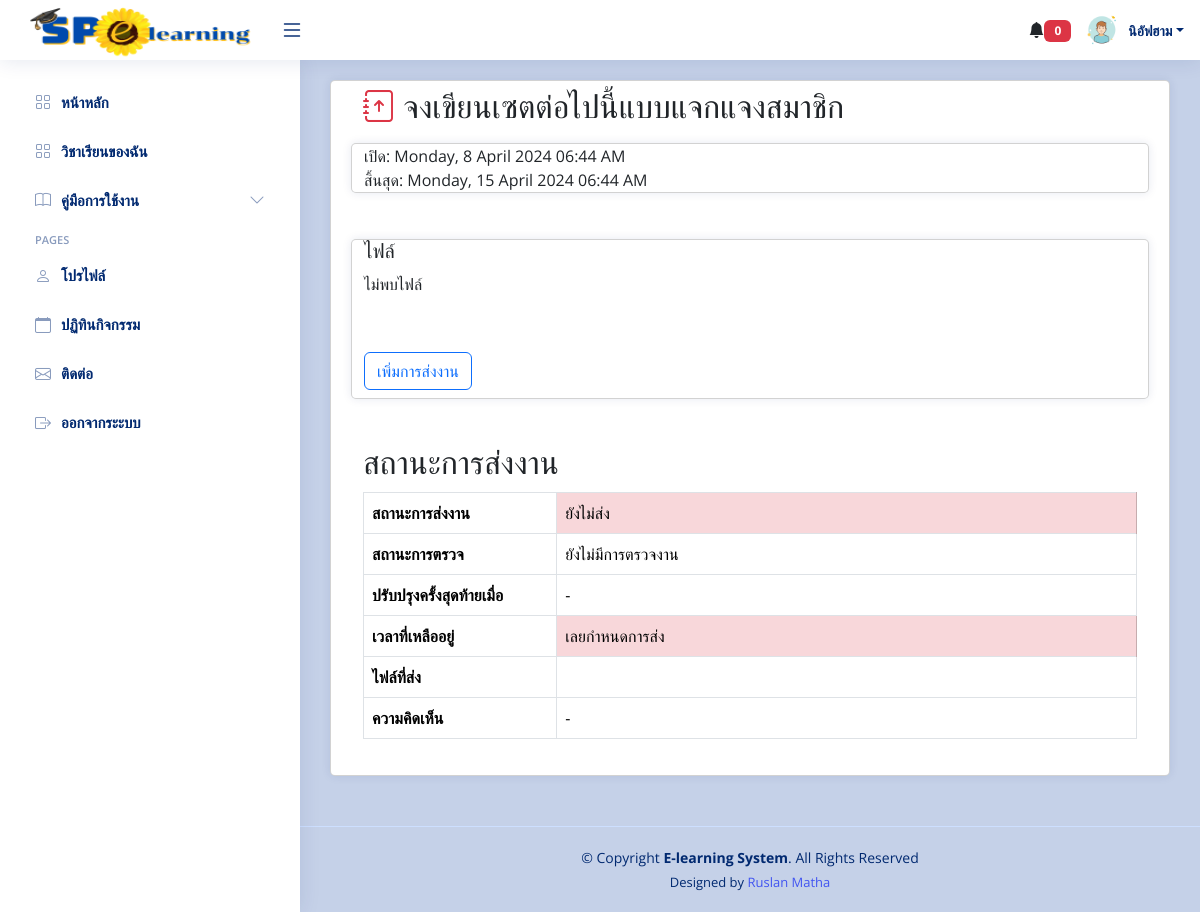
The page /student/status_assignment.php?assignment_id=4 (signed in) on the database its author committed.
### tables this page shows
CREATE TABLE `students` (
  `s_id` int(11) NOT NULL,
  `username` varchar(255) NOT NULL,
  `password` varchar(255) NOT NULL,
  `first_name` varchar(255) NOT NULL,
  `last_name` varchar(255) NOT NULL,
  `classes` varchar(50) NOT NULL,
  `classroom` varchar(50) NOT NULL,
  `year` varchar(50) DEFAULT NULL,
  `image` varchar(255) DEFAULT NULL
);

CREATE TABLE `assignments` (
  `assignment_id` int(11) NOT NULL,
  `lesson_id` int(11) DEFAULT NULL,
  `title` varchar(255) DEFAULT NULL,
  `description` text DEFAULT NULL,
  `deadline` datetime DEFAULT NULL,
  `file_path` varchar(255) DEFAULT NULL,
  `open_time` datetime DEFAULT NULL,
  `close_time` datetime DEFAULT NULL,
  `status` enum('open','closed') DEFAULT 'open',
  `file_name` varchar(255) NOT NULL,
  `course_id` int(11) NOT NULL
);

### student/status_assignment.php (the view, shortened to what this page needs)
<?php
include('../connections/connection.php');
$user_id = $_SESSION['user_id'];
$stmt = $db->prepare("SELECT * FROM students WHERE s_id = :user_id");
$stmt->bindParam(':user_id', $user_id);
$stmt->execute();
$student = $stmt->fetch(PDO::FETCH_ASSOC);
$assignment_id = $_GET['assignment_id'];
$stmt = $db->prepare("SELECT * FROM assignments WHERE assignment_id = :assignment_id");
$stmt->bindParam(':assignment_id', $assignment_id);
$stmt->execute();
$assignment = $stmt->fetch(PDO::FETCH_ASSOC);
$stmt_submission = $db->prepare("SELECT * FROM submitted_assignments WHERE assignment_id = :assignment_id AND student_id = :student_id");
$stmt_submission->bindParam(':assignment_id', $assignment_id);
$stmt_submission->bindParam(':student_id', $_SESSION['user_id']);
$stmt_submission->execute();
$submission = $stmt_submission->fetch(PDO::FETCH_ASSOC);
if ($submission) {
    $assignment_submission_status = "ส่งแล้ว";
    $status_color = "table-success";
} else {
    $assignment_submission_status = "ยังไม่ส่ง";
    $status_color = "table-danger";
}
$startDateTime = strftime('%A, %e %B %Y %I:%M %p', strtotime($assignment['open_time']));
$endDateTime = strftime('%A, %e %B %Y %I:%M %p', strtotime($assignment['close_time']));
$deadline = new DateTime($assignment['close_time']);
$current_time = new DateTime();
$time_remaining = date_diff($current_time, $deadline);
if ($time_remaining->invert) {
    $time_remaining_text = "เลยกำหนดการส่ง";
    $status_color = "table-danger";
} else {
    $time_remaining_text = $time_remaining->format('%a วัน %H ชั่วโมง %I นาที %S วินาที');
}
?>
<?php include('head.php'); ?>
<body>
    <?php include('header.php'); ?>
    <?php include('sidebar.php'); ?>
    <main id="main" class="main">
        <div class="card overflow-auto">
            <div class="card-body">
                <div class="container">
                    <h2 class="py-2"> <i class="bi bi-journal-arrow-up text-danger"></i> <?php echo $assignment['title']; ?></h2>
                    <div class="row">
                        <div class="card">
                            เปิด: <?php echo $startDateTime; ?><br>
                            สิ้นสุด: <?php echo $endDateTime; ?>
                        </div>
                        <div class="mt-3 card">
                            <h5>ไฟล์</h5>
                            <?php
                            if(isset($_GET['assignment_id'])) {
                                $assignment_id = $_GET['assignment_id'];
                                $stmt_file = $db->prepare("SELECT * FROM assignments WHERE assignment_id = :assignment_id");
                                $stmt_file->bindParam(':assignment_id', $assignment_id);
                                $stmt_file->execute();
                                $assignment = $stmt_file->fetch(PDO::FETCH_ASSOC);
                                if ($assignment) {
                                    $file_name = $assignment['file_name'];
                                    $file_path = $assignment['file_path'];
                                    if (file_exists('../teacher/' . $file_path)) {
                                        echo '<a href="../teacher/' . $file_path . '" download="'.$file_name.'" class="text-decoration-none">'.$file_name.'</a>';
                                    } else {
                                        echo 'ไม่พบไฟล์';
                                    }
                                } else {
                                    echo 'ไม่พบข้อมูลไฟล์';
                                }
                            } else {
                                echo 'ไม่พบ assignment_id ใน URL';
                            }
                            ?>
                        <div class="py-2 mt-5">
                            <?php if ($submission) { ?>
                                <a href="update_assignment?assignment_id=<?= $assignment['assignment_id']; ?>" class="btn btn-outline-primary">แก้ไขงาน</a>
                            <?php } else { ?>
                                <a href="submit_assignment?assignment_id=<?= $assignment['assignment_id']; ?>" class="btn btn-outline-primary">เพิ่มการส่งงาน</a>
                            <?php } ?>
                        </div>
                    </div>
                    <div class="container mt-3">
                        <h2>สถานะการส่งงาน</h2>
                        <table class="table table-bordered">
                            <tbody>
                                <tr>
                                    <th>สถานะการส่งงาน</th>
                                    <td class="<?php echo $status_color; ?>"><?php echo $assignment_submission_status; ?></td>
                                </tr>
                                <tr>
                                    <th class="col-sm-3">สถานะการตรวจ</th>
                                    <td>
                                        <?php
                                        if ($submission !== false) {
                                            echo $submission['status'];
                                        } else {
                                            echo "ยังไม่มีการตรวจงาน";
                                        }
                                        ?>
                                    </td>
                                </tr>
                                <tr>
                                    <th>ปรับปรุงครั้งสุดท้ายเมื่อ</th>
                                    <td>
                                        <?php
                                        if ($submission !== false) {
                                            if ($current_time < $deadline) {
                                                echo "<span class='text-success'>" . $submission['last_updated'] . " (งานมอบหมายถูกส่งก่อนเวลา)</span>";
                                            } else {
                                                echo "<span class='text-danger'>" . $submission['last_updated'] . " (งานมอบหมายส่งหลังเวลา)</span>";
                                            }
                                        } else {
                                            echo "-";
                                        }
                                        ?>
                                    </td>
                                </tr>
                                <tr>
                                    <th>เวลาที่เหลืออยู่</th>
                                    <td class="<?php echo $status_color; ?>"><?php echo $time_remaining_text; ?></td>
                                </tr>
                                <tr>
                                <th>ไฟล์ที่ส่ง</th>
                                <td>
                                </td>
                            </tr>
                            <tr>
                            <th>ความคิดเห็น</th>
                            <td>
                                <?php
                                if ($submission !== false && isset($submission['comment'])) {
                                    echo $submission['comment'];
                                } else {
                                    echo "-";
                                }
                                ?>
                            </td>
                        </tr>
                            </tbody>
                        </table>
                    </div>
                </div>
            </div>
        </div>
    </main>
    <?php include('footer.php'); ?>
</body>
</html>

### student/header.php (shortened to what this page needs)
<header id="header" class="header fixed-top d-flex align-items-center">
<div class="d-flex align-items-center justify-content-between">
  <a href="index" >
    <img src="../uploads/img/logo.png" alt="" style="width: 250px; height: 60px;">
  </a>
  <i class="bi bi-list toggle-sidebar-btn" style="font-size: 24px;"></i>
</div>
<nav class="header-nav ms-auto">
  <ul class="d-flex align-items-center">
<div class="dropdown d-none d-md-block">
  <button class="btn " type="button" id="notificationDropdown" data-bs-toggle="dropdown" aria-expanded="false">
    <i class="bi bi-bell-fill"></i><span class="badge bg-danger" id="notificationCount">0</span>
  </button>
</div>
    <li class="nav-item dropdown pe-3">
      <a class="nav-link nav-profile d-flex align-items-center pe-0" href="#" data-bs-toggle="dropdown">
                  <?php if (!empty($student['image'])): ?>
                  <?php
                  $imagePath = 'images/' . $student['image'];
                  ?>
                  <img src="<?php echo $imagePath; ?>" alt="Profile" class="rounded-circle">
              <?php else: ?>
                  <img src="images/Default.png" alt="Default Profile" class="rounded-circle">
              <?php endif; ?>
        <span class="d-none d-md-block dropdown-toggle ps-2"><?php echo $student['first_name'];?></span>
      </a>
    </li>
  </ul>
</nav>
</header>

### student/css/style.css (style rules this page uses)
:root { scroll-behavior: smooth; }
a { color: #4154f1; text-decoration: none; }
h1, h2, h3, h4, h5, h6 { font-family: "Nunito", sans-serif; }
#main { margin-top: 60px; padding: 20px 30px; transition: all 0.3s; }
.header { transition: all 0.5s; z-index: 997; height: 60px; box-shadow: 0px 2px 20px rgba(1, 41, 112, 0.1); background-color: #fff; padding-left: 20px; }
.header .toggle-sidebar-btn { font-size: 32px; padding-left: 10px; cursor: pointer; color: #012970; }
@media (min-width: 1200px) { #main, #footer { margin-left: 300px; } }

### student/head.php (style rules this page uses)
body { font-family: "Open Sans", sans-serif; background-color: #c5d1e8; }
.badge { font-weight: bold; text-transform: uppercase; padding: 5px 10px; min-width: 19px; }
.header-nav ul { list-style: none; }
.header-nav>ul { margin: 0; padding: 0; }
.header-nav .nav-profile { color: #012970; }
.header-nav .nav-profile img { max-height: 36px; }
.header-nav .nav-profile span { font-size: 14px; font-weight: 600; }
.card { margin-bottom: 30px; border-radius: 5px; box-shadow: 0px 0px 10px rgba(1, 41, 112, 0.1); background-color: #fff; }
.card-body { padding: 0 20px 20px 20px; }
.text-danger { color: red; }

### rows shown on the page
students: first_name "นิอัฟฮาม"
assignments: title "จงเขียนเซตต่อไปนี้แบบแจกแจงสมาชิก", open_time "Monday, 8 April 2024 06:44 AM", close_time "Monday, 15 April 2024 06:44 AM", close_time "เลยกำหนดการส่ง"

### other values the page prints
$assignment_submission_status "ยังไม่ส่ง"
